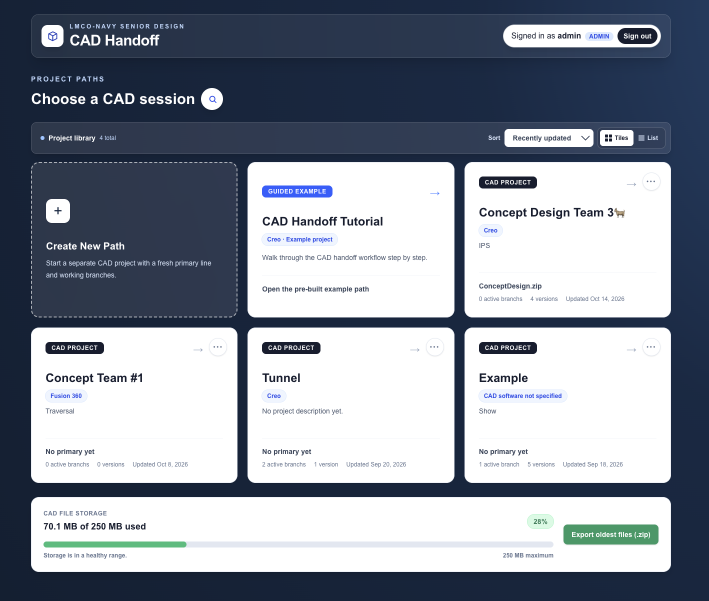
#> input picture src/assets/CAD-Handoff_Homepage.png, 1418 x 1202 px (shown at 1/2 size); its folder holds only this picture in this run
$ python optimize-images.py
#> lines starting #> are read from the running program, lines starting #| are printed output that depends on the picture
"""Regenerate responsive portfolio images (requires Python and Pillow)."""

from pathlib import Path
from PIL import Image, ImageOps

root = Path(__file__).resolve().parents[1]
assets = root / "src/assets"
output = assets / "optimized"
output.mkdir(exist_ok=True)
imports = []
entries = []

for index, path in enumerate(sorted(assets.iterdir())):
    if path.suffix.lower() not in {".jpg", ".jpeg", ".png"}:
        continue
    with Image.open(path) as source:
#> source is the input picture: PIL image 1418x1202 RGBA; mean R, G, B, A 140.3, 147.3, 159.1, 255
        image = ImageOps.exif_transpose(source).convert("RGB")
        variants = []
        for size in (640, 1600):
            resized = image.copy()
            # Bound width, preserving aspect ratio and avoiding upscaling.
            if resized.width > size:
                resized = resized.resize(
                    (size, round(resized.height * size / resized.width)),
                    Image.Resampling.LANCZOS,
                )
            filename = f"{path.stem}-{size}.webp"
            resized.save(output / filename, "WEBP", quality=82, method=6)
            name = f"image{index}_{size}"
            imports.append(f"import {name} from '../assets/optimized/{filename}'")
            variants.append((name, resized.width, resized.height))
#> this loop made 2 passes
#> pass 1, `resized = resized.resize( (size, round(resized.height * size / resized..`:
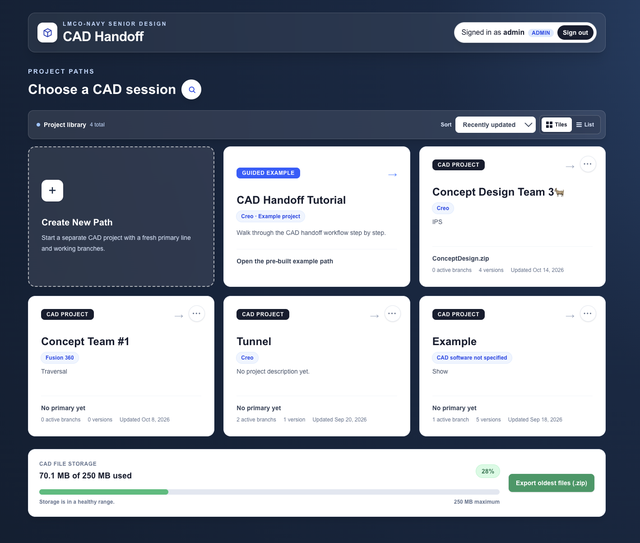
#> resized: PIL image 640x543 RGB; mean R, G, B 140, 147, 158.8
#> after the loop, imports = 2 items; variants = [('image0_640', 640, 543), ('image0_1600', 1418, 1202)]
        small, large = variants
#> small = ('image0_640', 640, 543); large = ('image0_1600', 1418, 1202)
        entries.append(
            f"  [{large[0]}]: {{ small: {small[0]}, smallWidth: {small[1]}, "
            f"width: {large[1]}, height: {large[2]} }}"
        )

manifest = "\n".join(imports) + "\n\n"
manifest += "// Generated by scripts/optimize-images.py.\n"
manifest += "export const responsiveImages: Record<string, { small: string; smallWidth: number; width: number; height: number }> = {\n"
manifest += ",\n".join(entries) + "\n}\n"
(root / "src/data/responsiveImages.ts").write_text(manifest)
